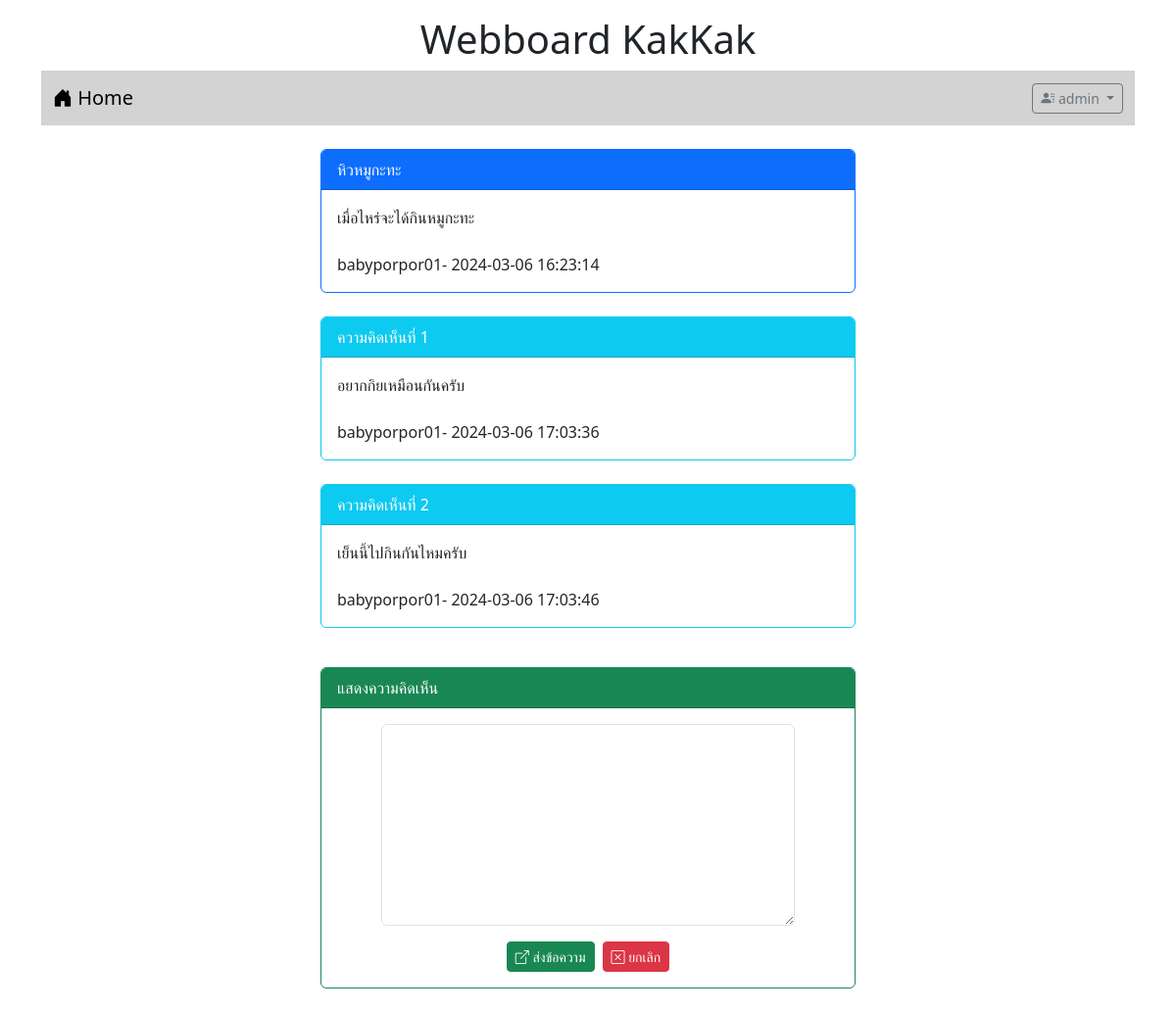
Page /post.php?id=6 (signed in) on the committed database.
### tables this page shows
CREATE TABLE `post` (
  `id` int(11) NOT NULL,
  `title` varchar(128) NOT NULL,
  `content` varchar(2048) NOT NULL,
  `post_date` datetime NOT NULL,
  `cat_id` int(11) NOT NULL,
  `user_id` int(11) NOT NULL
);

CREATE TABLE `user` (
  `id` int(11) NOT NULL,
  `login` varchar(32) NOT NULL,
  `password` varchar(64) NOT NULL,
  `name` varchar(64) NOT NULL,
  `gender` char(1) NOT NULL,
  `email` varchar(32) NOT NULL,
  `role` char(1) NOT NULL
);

CREATE TABLE `comment` (
  `id` int(11) NOT NULL,
  `content` varchar(20148) NOT NULL,
  `post_date` datetime NOT NULL,
  `user_id` int(11) NOT NULL,
  `post_id` int(11) NOT NULL
);

### post.php (the view, shortened to what this page needs)
?><!DOCTYPE html>
<html lang="en">
<head>
    <link rel="stylesheet" href="bootstrap-5.3.2-dist/css/bootstrap.min.css">
    <link rel="stylesheet" href="https://cdn.jsdelivr.net/npm/bootstrap-icons@1.11.3/font/bootstrap-icons.min.css">
</head>
<body>
    <div class="container-lg">
        <h1 style="text-align: center;" class="mt-3">Webboard KakKak</h1>
        <?php include "nav.php" ?>
        <div class="row mt-4">
        <div class="col-lg-3 col-md-2 col-sm-1"></div>
        <div class="col-lg-6 col-md-8 col-sm-10">
            <?php
                $conn=new PDO("mysql:host=localhost;dbname=webboard;charset=utf8;","root","");
                $sql="select post.title,post.content,post.post_date,user.login
                from post inner join user on
                (post.user_id=user.id) where post.id=$_GET[id]";
                $result=$conn->query($sql);
                while($row=$result->fetch()){
                    echo "<div class='card border-primary'>";
                    echo  "<div class='card-header bg-primary text-white'>$row[0]</div>";
                    echo "<div class='card-body'>$row[1] <br><br> $row[3]- $row[2] </div>";
                    echo "</div>";
                }
            ?>
            <br>
            <?php
                $conn=new PDO("mysql:host=localhost;dbname=webboard;charset=utf8;","root","");
                $sql="select comment.content,comment.post_date,user.login
                from comment inner join user on
                (comment.user_id=user.id) where comment.post_id=$_GET[id]";
                $result=$conn->query($sql);
                $i=1;
                while($row=$result->fetch()){
                    echo "<div class='card border-info'>";
                    echo  "<div class='card-header bg-info text-white'>ความคิดเห็นที่ $i </div>";
                    echo "<div class='card-body'>$row[0] <br><br> $row[2]- $row[1] </div>";
                    echo "</div> <br>";
                    $i++;
                }
            ?>
           <?php if(isset($_SESSION['id'])){ ?>
            <div class="card border-success mt-3">
            <div class="card-header bg-success text-white">แสดงความคิดเห็น</div>
            <div class="card-body">
            <form action="post_save.php" method = "post">
                            <div class="row mb-3 justify-content-center">
                                <div class="col-lg-10">
                                    <textarea name="comment" rows="8" class = "form-control" required>
                                    </textarea>
                                </div>
                            </div>
                            <div class="row">
                                <div class="col-lg-12 d-flex justify-content-center">
                                    <button type = "submit" class = "btn btn-success btn-sm text-white">
                                    <i class = "bi bi-box-arrow-up-right"></i> ส่งข้อความ</button>
                                    <button type = "reset" class = "btn btn-danger btn-sm ms-2">
                                    <i class = "bi bi-x-square"></i> ยกเลิก</button>
                                </div>
                            </div>
                        </form>
            </div>
            </div>
            <?php } ?>
            <br>
        </div>
        <div class="col-lg-3 col-md-2 col-sm-1"></div>
        </div>
    </div>
</body>
</html>

### rows in the picture
post: title "หิวหมูกะทะ", content "เมื่อไหร่จะได้กินหมูกะทะ", user.login "babyporpor01", post_date "2024-03-06 16:23:14"
comment: content "อยากกิยเหมือนกันครับ", user.login "babyporpor01", post_date "2024-03-06 17:03:36"
comment: content "เย็นนี้ไปกินกันไหมครับ", user.login "babyporpor01", post_date "2024-03-06 17:03:46"

### other values in the picture
$_SESSION['username'] "admin"
